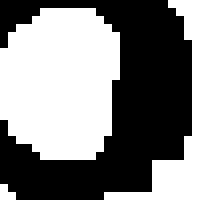
#> input picture tests/curvatures.tif, 25 x 25 px (shown 8 times larger)
$ python -i position_detection.py   (imports and definitions only)
#> lines starting #> are read from the running program, lines starting #| are printed output that depends on the picture; after the words box and inside, x2 and y2 are one past the last pixel; in counts of white or black regions, pixels touching at a corner belong together
#> `picture = cv2.imread('../tests/curvatures.tif', cv2.IMREAD_GRAYSCALE)`: picture: shape (25, 25); 49.4% white; 3 white regions (1 under 20 px), largest, box (x1, y1, x2, y2) and area: (0, 1, 15, 20) 239, (13, 0, 25, 25) 67
import cv2
import numpy as np
import skimage.feature
from numpy import ndarray
from matplotlib import pyplot


def perform(image: ndarray):
    cvuint8 = cv2.convertScaleAbs(image, alpha=256 / image.max(), beta=0)
    ret, thresh = cv2.threshold(cvuint8, 90, 256, cv2.THRESH_BINARY)

    # noise removal
    kernel = np.ones((3, 3), np.uint8)
    opening = cv2.morphologyEx(thresh, cv2.MORPH_OPEN, kernel, iterations=2)
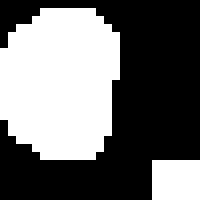
#> opening: shape (25, 25) (shown 8 times larger); 43% white; 2 white regions, box (x1, y1, x2, y2) and area: (0, 1, 15, 20) 239, (19, 20, 25, 25) 30

    # Finding sure foreground area
    dist_transform = cv2.distanceTransform(opening, cv2.DIST_L2, 5)
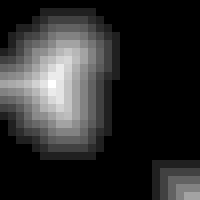
#> dist_transform: shape (25, 25) float32 (shown 8 times larger); min 0, max 7.8, mean 1.37; drawn with min black and max white

    blur = cv2.GaussianBlur(dist_transform, (0, 0), 4)
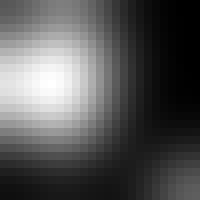
#> blur: shape (25, 25) float32 (shown 8 times larger); min 0.0139, max 4.11, mean 1.41; drawn with min black and max white
    local_maxima = skimage.feature.peak_local_max(blur, min_distance=4)
#> local_maxima = [[10, 6]]

    pyplot.figure()
    pyplot.title("Original")
    pyplot.imshow(cvuint8, cmap="binary")
    pyplot.plot(local_maxima[:, 1], local_maxima[:, 0], 'o', color='red')
    pyplot.figure()
    pyplot.title("Thresholded")
    pyplot.imshow(thresh)
    pyplot.figure()
    pyplot.title("Distance transform")
    pyplot.imshow(dist_transform)
    pyplot.figure()
    pyplot.title("Blurred distance transform")
    pyplot.imshow(blur)
    pyplot.show()
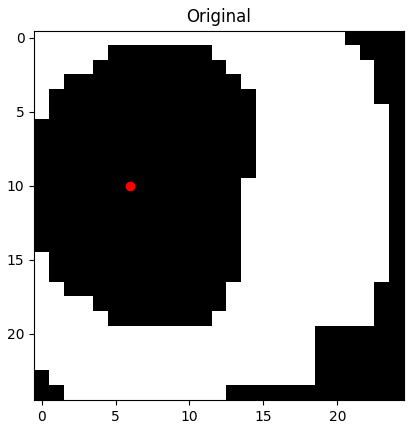
#> figure drawn by matplotlib, 1 panel

>>> import cv2
>>> picture = cv2.imread('../tests/curvatures.tif', cv2.IMREAD_GRAYSCALE)
>>> result = perform(picture)

$ run again, on tests/test.tif
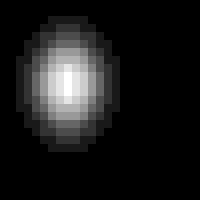
#> input picture tests/test.tif, 25 x 25 px (shown 8 times larger)
#> picture is the input picture: shape (25, 25); min 0, max 10, mean 1.01
#> thresh: shape (25, 25); 11.4% white; 1 white region, box (x1, y1, x2, y2) and area: (4, 5, 13, 16) 71
#> opening: shape (25, 25); 9.4% white; 1 white region, box (x1, y1, x2, y2) and area: (5, 6, 12, 15) 59
#> in perform, `blur = cv2.GaussianBlur(dist_transform, (0, 0), 4)`:
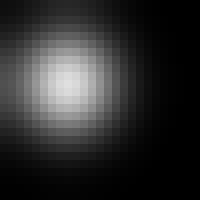
#> blur: shape (25, 25) float32 (shown 8 times larger); min 2.58e-05, max 0.876, mean 0.178
#> local_maxima = [[10, 8]]
#> in perform, `pyplot.show()`:
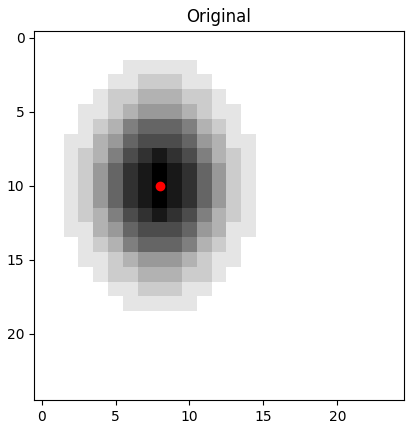
#> figure drawn by matplotlib, 1 panel
